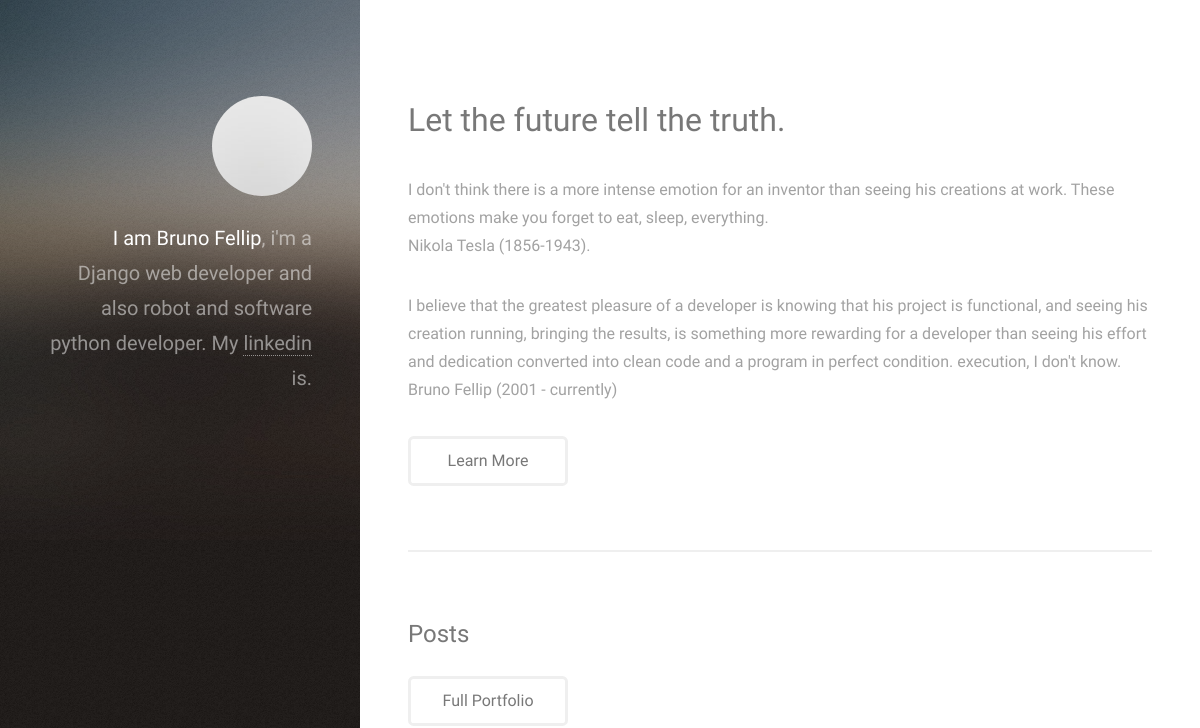
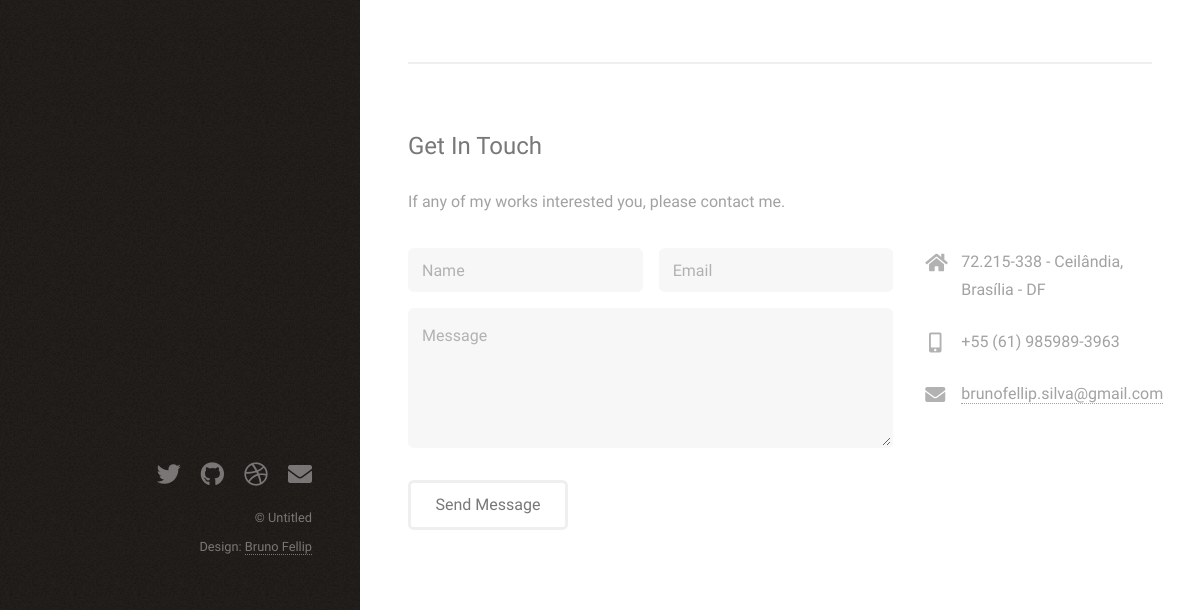
/blog/, run on an earlier commit of the app's database (2 pictures, top to bottom).
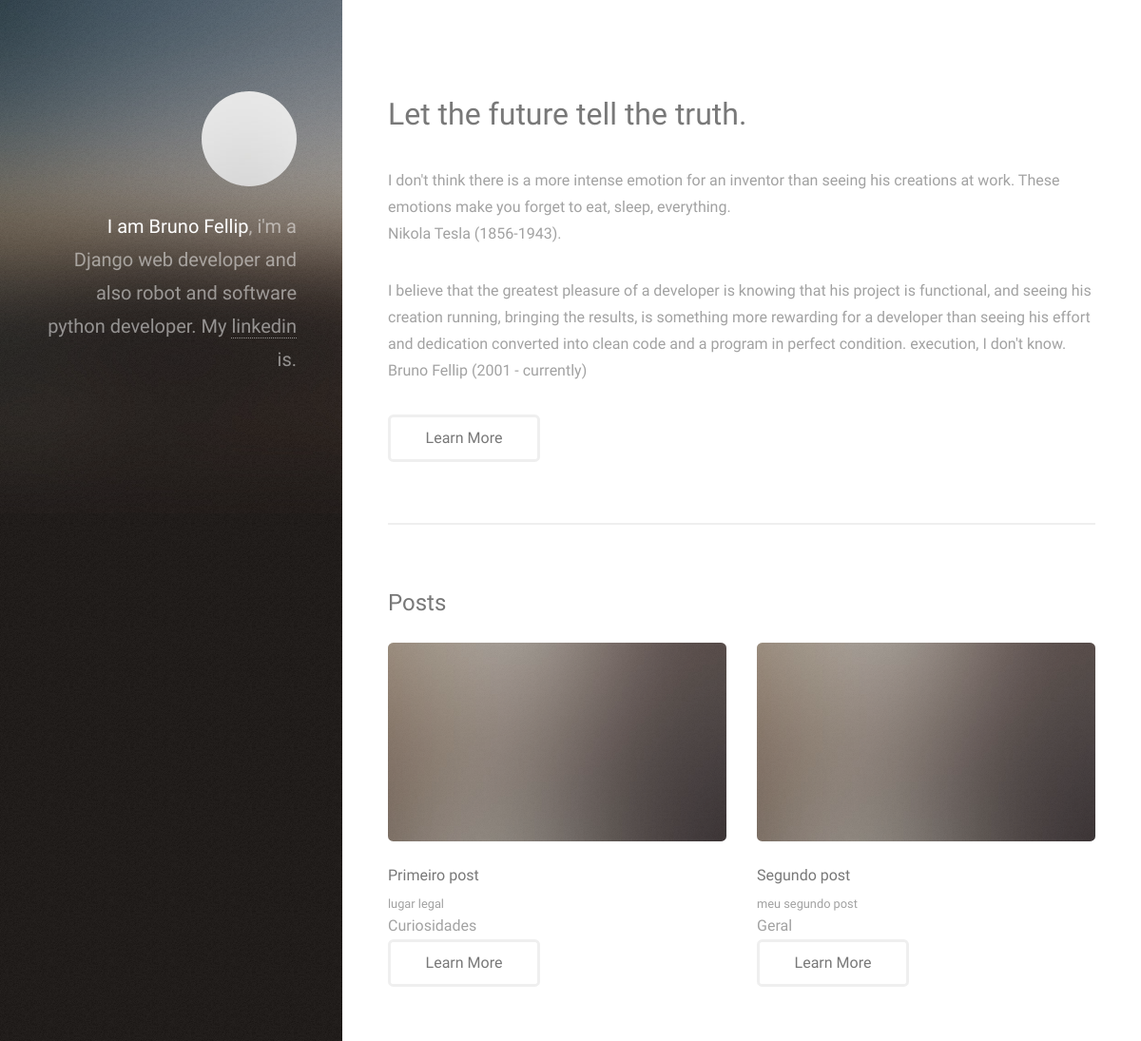
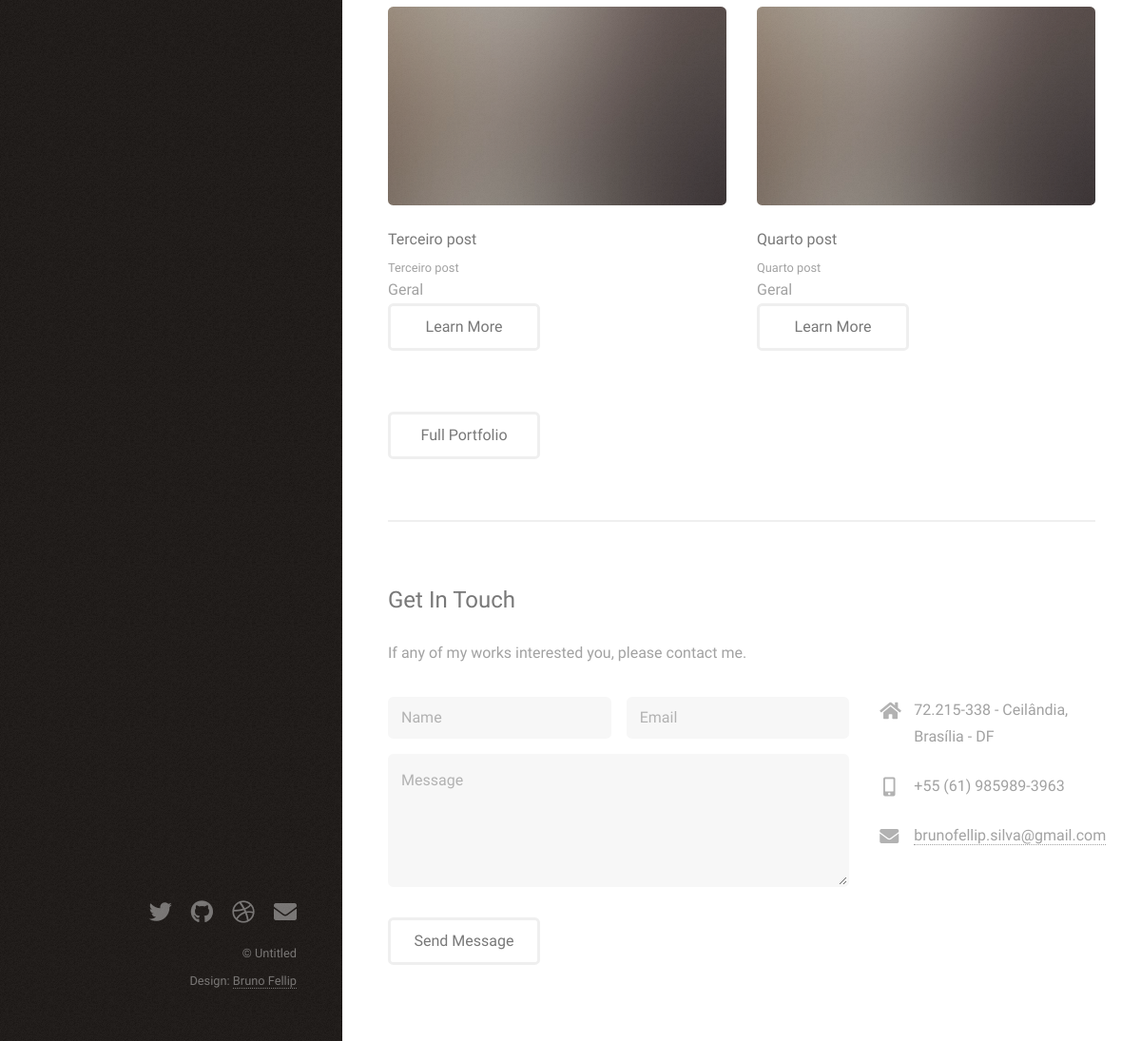
And on a later commit of the database (2 pictures, top to bottom).
### website/models.py (models this page shows, shortened)
class Post(models.Model):
    title = models.CharField(max_length=30)
    sub_title = models.CharField(max_length=200)
    content = models.TextField()
    categories = models.CharField(
        max_length=2,
        choices=Categorias.choices,
        default=Categorias.GR,
    )
    deleted = models.BooleanField(default=True)
    imagem = models.ImageField(upload_to='posts', null=True, blank=True)
    def full_name(self):
        return self.title + self.sub_title
    def get_category_label(self):
        return self.get_categories_display()
    full_name.admin_order_field = "title"

### website/views.py (the view)
# urls.py: path('', hello_blog, name='home_blog'),
def hello_blog(request):
    lista = ["Django", "Python", "html", "Banco de dados",
             "linux", "Nginx", "Uwsgi", "Systemctl"]
    list_posts = Post.objects.filter(deleted=False)
    data = {'name': 'Curso de Django 3',
            'lista_tecnologias': lista,
            'posts': list_posts}
    return render(request, "index.html", data)

### website/templates/index.html (shortened to what this page needs)
{% load static %}
<!DOCTYPE HTML>
<html>
	<head>
		<link rel="stylesheet" href="{% static 'assets/css/main.css' %}" />
	</head>
	<body class="is-preload">
			<header id="header">
				<div class="inner">
					<a href="#" class="image avatar"><img src="{% static 'images/avatar.jpg' %}" alt="" /></a>
					<h1><strong>I am Bruno Fellip</strong>, i'm a Django web developer<br />
						and also robot and software python developer.<br />
					My <a href="https://www.linkedin.com/in/bruno-fellip-silva-006a3617a">linkedin</a> is.</h1>
				</div>
			</header>
			<div id="main">
					<section id="one">
						<header class="major">
							<h2>Let the future tell the truth.</h2>
						</header>
						<p>I don't think there is a more intense emotion for an inventor than seeing his creations at work. These emotions make you forget to eat, sleep, everything. <br> Nikola Tesla (1856-1943).</p>
						<p>I believe that the greatest pleasure of a developer is knowing that his project is functional, and seeing his creation running, bringing the results, is something more rewarding for a developer than seeing his effort and dedication converted into clean code and a program in perfect condition. execution, I don't know.<br> Bruno Fellip (2001 - currently)</p>
						<ul class="actions">
							<li><a href="#" class="button">Learn More</a></li>
						</ul>
					</section>
					<section id="two">
						<h2>Posts</h2>
						<div class="row">
							{% for post in posts %}
								<article class="col-6 col-12-xsmall work-item">
									<a href="images/fulls/01.jpg" class="image fit thumb"><img src="{% static 'images/thumbs/01.jpg' %}" alt="" /></a>
									<h3>{{ post.title }}</h3>
									<p>{{ post.sub_title }}</p>
									<span>{{ post.get_category_label }}</span>
									<ul class="actions">
										<li><a href="{% url 'post_detail' post.id %}" class="button">Learn More</a></li>
									</ul>
								</article>
							{% endfor %}
						</div>
						<ul class="actions">
							<li><a href="#" class="button">Full Portfolio</a></li>
						</ul>
					</section>
					<section id="three">
						<h2>Get In Touch</h2>
						<p>
If any of my works interested you, please contact me.</p>
						<div class="row">
							<div class="col-8 col-12-small">
								<form method="post" action="#">
									<div class="row gtr-uniform gtr-50">
										<div class="col-6 col-12-xsmall"><input type="text" name="name" id="name" placeholder="Name" /></div>
										<div class="col-6 col-12-xsmall"><input type="email" name="email" id="email" placeholder="Email" /></div>
										<div class="col-12"><textarea name="message" id="message" placeholder="Message" rows="4"></textarea></div>
									</div>
								</form>
								<ul class="actions">
									<li><input type="submit" value="Send Message" /></li>
								</ul>
							</div>
							<div class="col-4 col-12-small">
								<ul class="labeled-icons">
									<li>
										<h3 class="icon solid fa-home"><span class="label">Address</span></h3>
										72.215-338 - Ceilândia, Brasília - DF
									</li>
									<li>
										<h3 class="icon solid fa-mobile-alt"><span class="label">Phone</span></h3>
										+55 (61) 985989-3963
									</li>
									<li>
										<h3 class="icon solid fa-envelope"><span class="label">Email</span></h3>
										<a href=mailto:brunofellip.silva@gmail.com">brunofellip.silva@gmail.com</a>
									</li>
								</ul>
							</div>
						</div>
					</section>
			</div>
			<footer id="footer">
				<div class="inner">
					<ul class="icons">
						<li><a href="#" class="icon brands fa-twitter"><span class="label">Twitter</span></a></li>
						<li><a href="#" class="icon brands fa-github"><span class="label">Github</span></a></li>
						<li><a href="#" class="icon brands fa-dribbble"><span class="label">Dribbble</span></a></li>
						<li><a href="#" class="icon solid fa-envelope"><span class="label">Email</span></a></li>
					</ul>
					<ul class="copyright">
						<li>&copy; Untitled</li><li>Design: <a href="https://www.linkedin.com/in/bruno-fellip-silva-006a3617a">Bruno Fellip</a></li>
					</ul>
				</div>
			</footer>
	</body>
</html>

What changed in the data, as far as the page shows it:
now on this page (row edited): Post: title "Primeiro post", sub_title "lugar legal", get_category_label "Curiosidades"
added Post: title "Segundo post", sub_title "meu segundo post", get_category_label "Geral"
added Post: title "Terceiro post", sub_title "Terceiro post", get_category_label "Geral"
added Post: title "Quarto post", sub_title "Quarto post", get_category_label "Geral"
